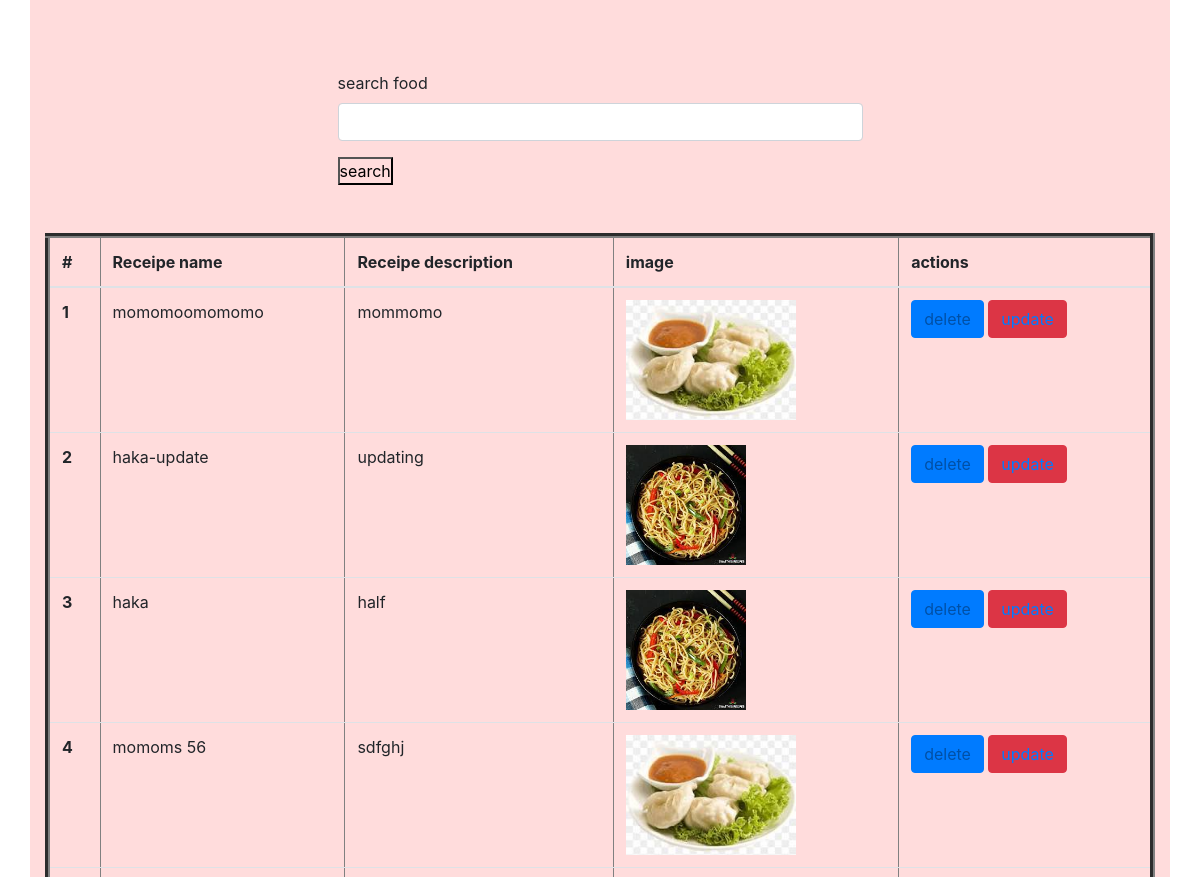
Before: /receipes/ (signed in, middle part) with the older database file.
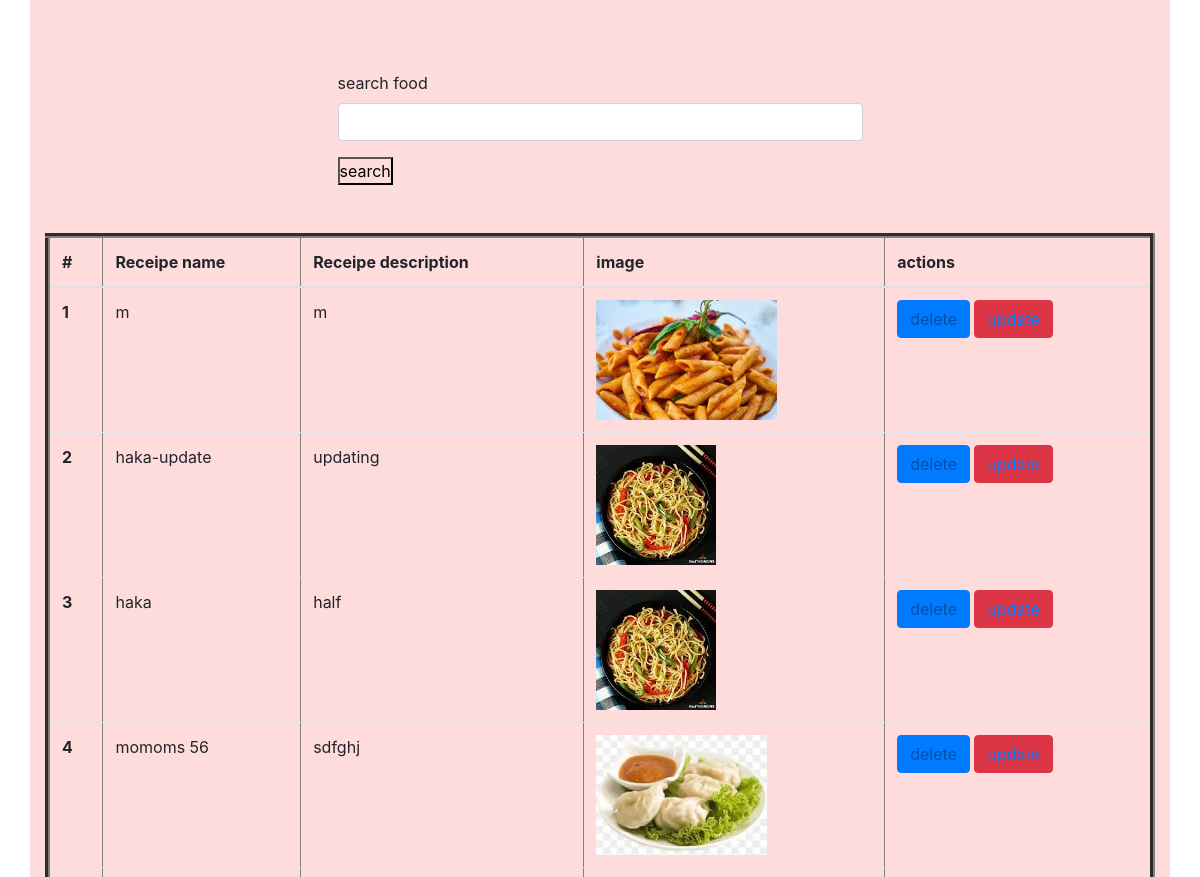
After: the same page with the newer database file.
### vege/models.py (models this page shows)
class Receipe(models.Model):
    user=models.ForeignKey(User,on_delete=models.SET_NULL,null=True,blank=True)
    receipe_name=models.CharField(max_length=100)
    receipe_description=models.TextField()
    receipe_image=models.ImageField(upload_to="receipe")
    reciepe_view_count=models.IntegerField(default=1)

### vege/views.py (the view, shortened to what this page needs)
# urls.py: path('receipes/',receipes,name="receipes"),
@login_required(login_url="/login/")
def receipes(request):
    queryset=Receipe.objects.all()
    if request.GET.get('search'):
        queryset=queryset.filter(receipe_name__icontains=request.GET.get('search'))
    context={'receipes':queryset}
    return render(request,'receipes.html',context)

### vege/templates/receipes.html (shortened to what this page needs)
<!DOCTYPE html>
<html lang="en">
<head>
    <link rel="stylesheet" href="https://cdn.jsdelivr.net/npm/bootstrap@4.0.0/dist/css/bootstrap.min.css"
>
</head>
<body>
    <br>
    <br>
    <br>
    <div class="container mt-5">
        <div class="mt-5">
            <div class="mx-auto col-6">
                <br>
                <form action="">
                    <div class="mb-3">
                        <label for="exampleInputEmail1" class="form-label">search food</label>
                        <input name="search" type="text" class="form-control">
                    </div>
                    <button type="submit" class="btn-btn-primary">search</button>
                </form>
            </div>
        </div>
        <table class="table mt-5" border="5" style="background-color: rgb(255, 238, 0);">
            <thead>
                <tr>
                    <th scope="col">#</th>
                    <th scope="col">Receipe name</th>
                    <th scope="col">Receipe description</th>
                    <th scope="col">image</th>
                    <th scope="col">actions</th>
                </tr>
            </thead>
            <tbody>
                {% for receipe in receipes %}
                <tr>
                    <th scope="row">{{forloop.counter}}</th>
                    <td>{{receipe.receipe_name}}</td>
                    <td>{{receipe.receipe_description}}</td>
                    <td>
                        <img src="/media/{{receipe.receipe_image}}" style="height: 120px;">
                    </td>
                    <td>
                        <button type="button" class="btn btn-primary">
                            <a href="/delete-receipe/{{receipe.id}}/" style="color: rgba(0, 0, 0, 0.349);">delete</a>
                        </button>
                        <button type="button" class="btn btn-danger">
                            <a href="/update-receipe/{{receipe.id}}/">update</a>
                        </button>
                    </td>
                </tr>
                {% endfor %}
            </tbody>
        </table>
    </div>
</body>
</html>

Changed rows visible on the page:
changed Receipe (number 1 of 4 on the later page): receipe_name "momomoomomomo" → "m"; receipe_description "mommomo" → "m"; receipe_image: a different picture
